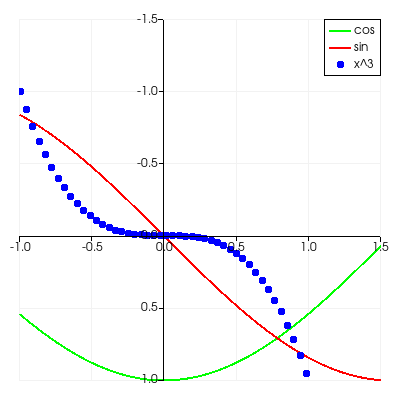

Python code for this plot:
#!/usr/bin/env python
# Demonstrate a scientific-style chart with axes drawn at the origin.

import math

import vtkmodules.vtkInteractionStyle  # noqa: F401
import vtkmodules.vtkRenderingContextOpenGL2  # noqa: F401
import vtkmodules.vtkRenderingOpenGL2  # noqa: F401

from vtkmodules.vtkChartsCore import vtkAxis, vtkChartXY
from vtkmodules.vtkCommonCore import vtkFloatArray
from vtkmodules.vtkCommonDataModel import vtkTable
from vtkmodules.vtkRenderingContext2D import vtkContextActor
from vtkmodules.vtkRenderingCore import (
    vtkRenderWindow,
    vtkRenderWindowInteractor,
    vtkRenderer,
)

# Create a table with some points in it.
table = vtkTable()
arr_x = vtkFloatArray()
arr_x.SetName("X Axis")
table.AddColumn(arr_x)
arr_c = vtkFloatArray()
arr_c.SetName("cos")
table.AddColumn(arr_c)
arr_s = vtkFloatArray()
arr_s.SetName("sin")
table.AddColumn(arr_s)
arr_s2 = vtkFloatArray()
arr_s2.SetName("x^3")
table.AddColumn(arr_s2)

num_points = 69
inc = 3.0 / (num_points - 1)
table.SetNumberOfRows(num_points)
for i in range(num_points):
    v = -1.0 + i * inc
    table.SetValue(i, 0, v)
    table.SetValue(i, 1, math.cos(v))
    table.SetValue(i, 2, math.sin(v))
    table.SetValue(i, 3, v * v * v)

# Set up a chart.
chart = vtkChartXY()

line = chart.AddPlot(vtkChartXY.LINE)
line.SetInputData(table, 0, 1)
line.SetColor(0, 255, 0, 255)

line = chart.AddPlot(vtkChartXY.LINE)
line.SetInputData(table, 0, 2)
line.SetColor(255, 0, 0, 255)

line = chart.AddPlot(vtkChartXY.POINTS)
line.SetInputData(table, 0, 3)
line.SetColor(0, 0, 255, 255)

# Scientific plot settings.
chart.SetDrawAxesAtOrigin(True)
chart.SetShowLegend(True)
chart.GetAxis(vtkAxis.LEFT).SetRange(1.0, -1.5)
chart.GetAxis(vtkAxis.LEFT).SetNotation(2)
chart.GetAxis(vtkAxis.LEFT).SetPrecision(1)
chart.GetAxis(vtkAxis.LEFT).SetBehavior(vtkAxis.FIXED)
chart.GetAxis(vtkAxis.LEFT).SetTitle("")
chart.GetAxis(vtkAxis.BOTTOM).SetRange(-1.0, 1.5)
chart.GetAxis(vtkAxis.BOTTOM).SetNotation(2)
chart.GetAxis(vtkAxis.BOTTOM).SetPrecision(1)
chart.GetAxis(vtkAxis.BOTTOM).SetBehavior(vtkAxis.FIXED)
chart.GetAxis(vtkAxis.BOTTOM).SetTitle("")

# Context actor and scene wiring.
context_actor = vtkContextActor()
context_actor.GetScene().AddItem(chart)

# Renderer
renderer = vtkRenderer()
renderer.SetBackground(1.0, 1.0, 1.0)
context_actor.GetScene().SetRenderer(renderer)
renderer.AddActor(context_actor)

# Window
render_window = vtkRenderWindow()
render_window.SetSize(400, 400)
render_window.SetMultiSamples(0)
render_window.AddRenderer(renderer)
render_window.SetWindowName("scientific plot")

# Interactor
interactor = vtkRenderWindowInteractor()
interactor.SetRenderWindow(render_window)

interactor.Initialize()
interactor.Start()
